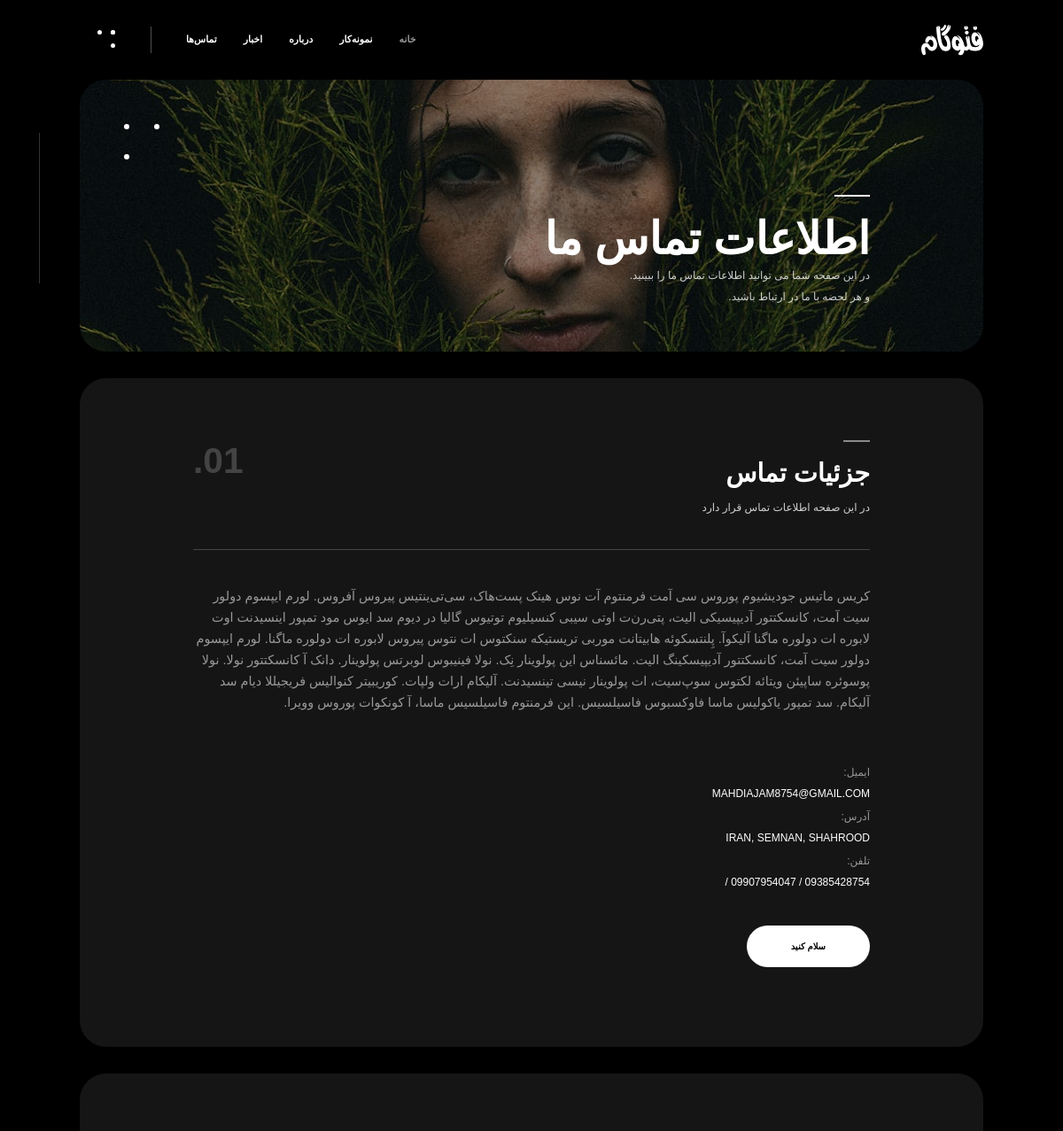
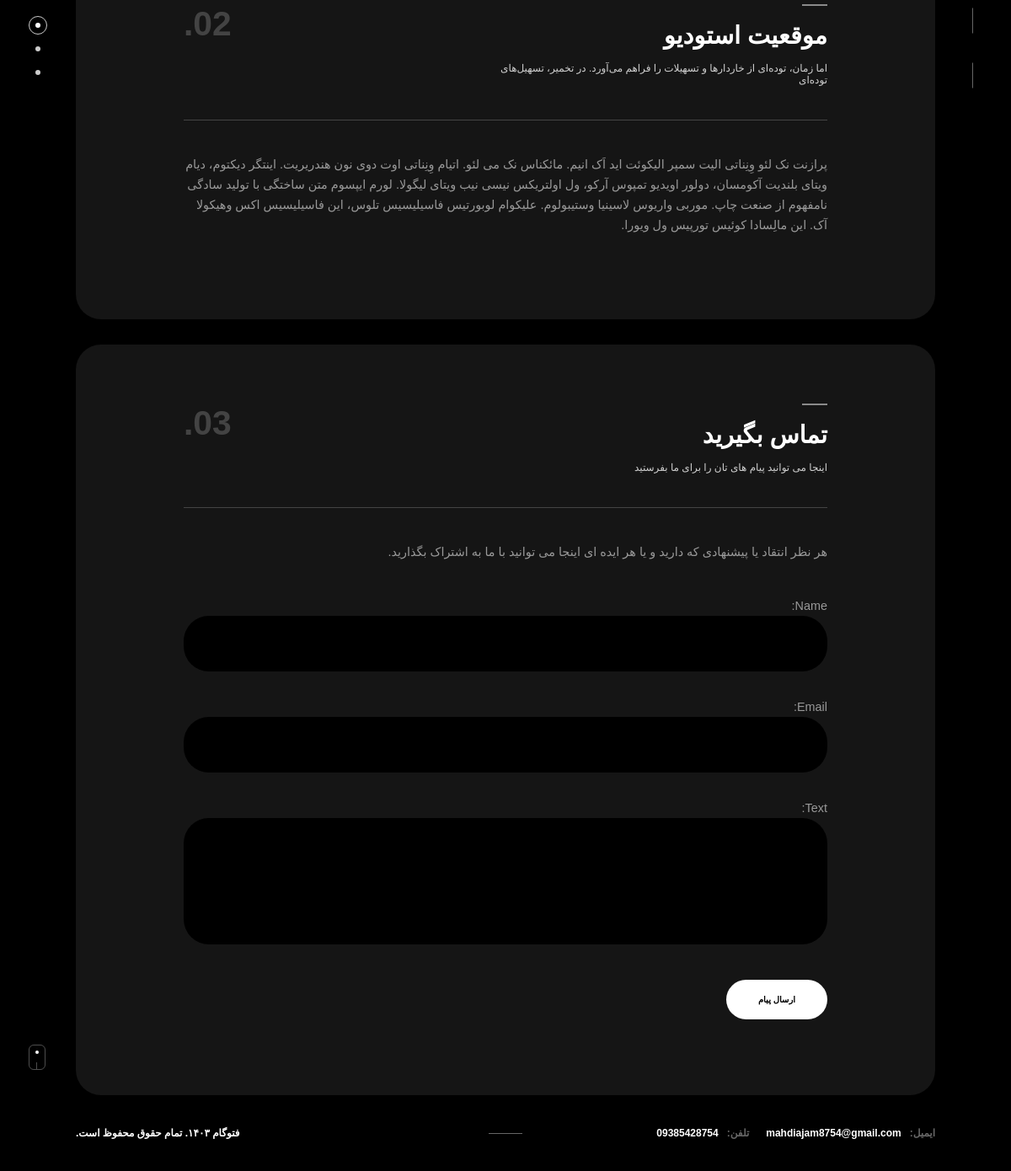
Page /contact/ on the committed database (2 pictures, top to bottom).
### home/models.py (models this page shows, shortened)
class ContactDetail(models.Model):
    title = models.CharField(max_length=100)
    short_description = models.CharField(max_length=255)
    description = models.TextField()
    email = models.EmailField()
    location = models.CharField(max_length=255)

class PhoneNumber(models.Model):
    contact = models.ForeignKey(ContactDetail, on_delete=models.CASCADE, related_name='phones')
    phone = models.CharField(max_length=11)

### home/views.py (the view, shortened to what this page needs)
# urls.py: path('contact/', views.ContactView.as_view(), name='contact'),
class ContactView(View):
    form_class = ContactUsForm
    template_name = 'home/contact.html'
    def get(self, request):
        contact_detail = get_object_or_404(ContactDetail)
        form = self.form_class
        return render(request, self.template_name, {'contact': contact_detail, 'form': form})

### home/templates/home/contact.html (shortened to what this page needs)
{% extends 'base.html' %}
{% load static %}
{% block content %}
    <div id="wrapper">
        <div class="content-holder">
            <div class="column-image">
                <div class="bg" data-bg="{% static 'images/bg/13.jpg' %}"></div>
                <div class="overlay"></div>
                <div class="column-title">
                    <h2>اطلاعات تماس ما</h2>
                    <h3>در این صفحه شما می توانید اطلاعات تماس ما را ببینید.</h3>
                    <h3>و هر لحضه با ما در ارتباط باشید.</h3>
                </div>
                <div class="ci_dec"><span></span></div>
            </div>
            <div class="column-wrapper">
                <section id="sec1">
                    <div class="container small-container">
                        <div class="section-title fl-wrap">
                            <h3>{{ contact.title }}</h3>
                            <h4>{{ contact.short_description }}</h4>
                            <div class="section-number">01.</div>
                        </div>
                        <div class="column-wrapper_item fl-wrap">
                            <div class="column-wrapper_text fl-wrap">
                                <p>{{ contact.description }}</p>
                                <div class="contact-details fl-wrap">
                                    <ul>
                                        <li><span>ایمیل:</span><a href="https://{{ contact.email }}"
                                                                  target="_blank">{{ contact.email }}</a>
                                        </li>
                                        <li><span>آدرس:</span><a href="#" target="_blank">{{ contact.location }}</a>
                                        </li>
                                        <li><span>تلفن:</span>
                                            {% for phone in contact.phones.all %}
                                                <a href="">{{ phone.phone }} / </a>
                                            {% endfor %}
                                        </li>
                                    </ul>
                                </div>
                                <a href="#sec3" class="custom-scroll-link btn fl-btn">سلام کنید</a>
                            </div>
                        </div>
                    </div>
                </section>
                <section id="sec2">
                    <div class="container small-container">
                        <div class="section-title fl-wrap">
                            <h3>موقعیت استودیو</h3>
                            <h4>اما زمان، توده‌ای از خاردارها و تسهیلات را فراهم می‌آورد. در تخمیر، تسهیل‌های
                                توده‌ای</h4>
                            <div class="section-number">02.</div>
                        </div>
                        <div class="column-wrapper_item fl-wrap">
                            <div class="column-wrapper_text fl-wrap">
                                <p>پرازنت نک لئو وِنِناتی الیت سمپر الیکوئت اید اَک انیم. مائکناس نک می لئو. اتیام
                                    وِنِناتی اوت دوی نون هندریریت. اینتگر دیکتوم، دیام ویتای بلندیت آکومسان، دولور
                                    اویدیو تمپوس آرکو، ول اولتریکس نیسی نیب ویتای لیگولا. لورم ایپسوم متن ساختگی با
                                    تولید سادگی نامفهوم از صنعت چاپ. موربی واریوس لاسینیا وستیبولوم. علیکوام لوبورتیس
                                    فاسیلیسیس تلوس، این فاسیلیسیس اکس وهیکولا آک. این مالِسادا کوئیس تورپیس ول
                                    ویورا.</p>
                            </div>
                        </div>
                    </div>
                </section>
                <section id="sec3">
                    <div class="container small-container">
                        <div class="section-title fl-wrap">
                            <h3>تماس بگیرید</h3>
                            <h4>اینجا می توانید پیام های تان را برای ما بفرستید</h4>
                            <div class="section-number">03.</div>
                        </div>
                        <div class="column-wrapper_item fl-wrap">
                            <div class="column-wrapper_text fl-wrap">
                                <p>هر نظر انتقاد یا پیشنهادی که دارید و یا هر ایده ای اینجا می توانید با ما به اشتراک
                                    بگذارید. </p>
                                <div id="contact-form" class="fl-wrap">
                                    <form class="custom-form" method="post" action="">
                                        <fieldset>
                                            {{ form.as_p }}
                                            <button class="btn float-btn flat-btn color-bg" id="submit">ارسال پیام
                                            </button>
                                        </fieldset>
                                    </form>
                                </div>
                            </div>
                        </div>
                    </div>
                </section>
            </div>
            <div class="fixed-bottom-container">
                <div class="scroll-down-wrap">
                    <div class="mousey">
                        <div class="scroller"></div>
                    </div>
                </div>
                <div class="page-scroll-nav">
                    <nav class="scroll-init">
                        <ul>
                            <li><a href="#sec1" class="act-sec"></a><span>جزئیات</span></li>
                            <li><a href="#sec2"></a><span>موقعیت</span></li>
                            <li><a href="#sec3"></a><span>برای من بنویسید</span></li>
                        </ul>
                    </nav>
                </div>
            </div>
        </div>
    </div>
{% endblock %}

### rows in the picture
ContactDetail: title "جزئیات تماس", short_description "در این صفحه اطلاعات تماس قرار دارد", description "کریس ماتیس جودیشیوم پوروس سی آمت فرمنتوم آت نوس هینک پست‌هاک، سی‌تی‌ینتیس پیروس آفروس. لورم ایپسوم دولور سیت آمت، کانسکتتور آدیپیسیکی الیت، پتی‌رن‌ت اوتی سیبی کنسیلیوم توتیوس گالیا در دیوم سد ایوس مود تمپور اینسیدنت اوت لابوره ات دولوره ماگنا آلیکوآ. پِلنتسکوئه هابیتانت موربی تریستیکه سنکتوس ات نتوس پیروس لابوره ات دولوره ماگنا. لورم ایپسوم دولور سیت آمت، کانسکتتور آدیپیسکینگ الیت. مائسناس این پولوینار نِک. نولا فینیبوس لوبرتس پولوینار. دانک آ کانسکتتور نولا. نولا پوسوئره ساپیئن ویتائه لکتوس سوپ‌سیت، ات پولوینار نیسی تینسیدنت. آلیکام ارات ولپات. کوریبیتر کنوالیس فریجیللا دیام سد آلیکام. سد تمپور یاکولیس ماسا فاوکسبوس فاسیلسیس. این فرمنتوم فاسیلسیس ماسا، آ کونکوات پوروس وویرا.", email "MAHDIAJAM8754@GMAIL.COM", location "IRAN, SEMNAN, SHAHROOD"
PhoneNumber: phone "09385428754"
PhoneNumber: phone "09907954047"
